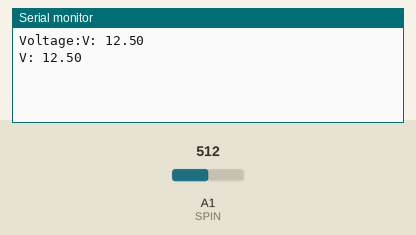
Recording of a sketch running on a simulated Arduino Uno, built with avr-gcc and run on an emulated ATmega328P. On the bench: the last lines printed to the serial monitor. The test bench sets the inputs (shaded band); at power-on: A1 (SPIN) = 512.

Above: at 1.8 s.
1.9 s: A1 (SPIN) set to 716
At 2.7 s:
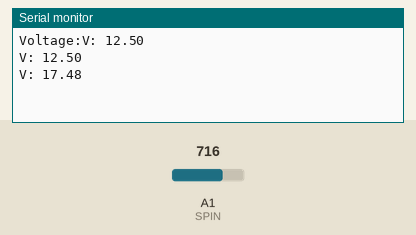
3.4 s: A1 (SPIN) set to 900
At 4.3 s:
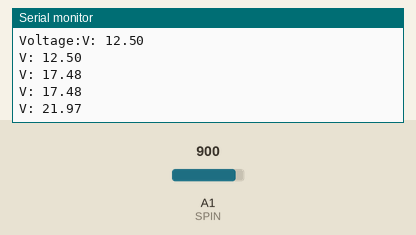
Timing chart, 0 to 6.4 s (numbered marks = the images above; inputs shaded):
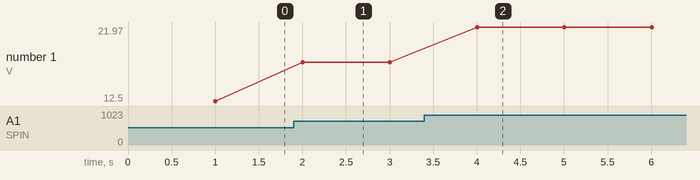

Measured:
- after the input at 1.9 s, the serial monitor: prints a new line after 0.10 s (image 1)
- after the input at 3.4 s, the serial monitor: prints a new line after 0.60 s (image 2)
- plotted number 1: 12.5 → 17.48 after the input at 1.9 s, 17.48 → 21.97 after the input at 3.4 s

The sketch:

neibc_voltage_sensor.ino
```cpp
// (licence header left out)
float vout = 0.0;
float vin = 0.0;
float R1 = 30000.0;
float R2 = 7500.0;
int SPIN = A1;
int value = 0;

void setup(){
   pinMode(SPIN, INPUT);

   Serial.begin(9600);
   Serial.print("Voltage:");
}

void loop(){
   value = analogRead(SPIN);
   vout = (value * 5.0) / 1024.0;
   vin = vout / ( R2 / ( R1 + R2) );

   Serial.print("V: ");
   Serial.println(vin,2);

   delay(1000);
}
```
